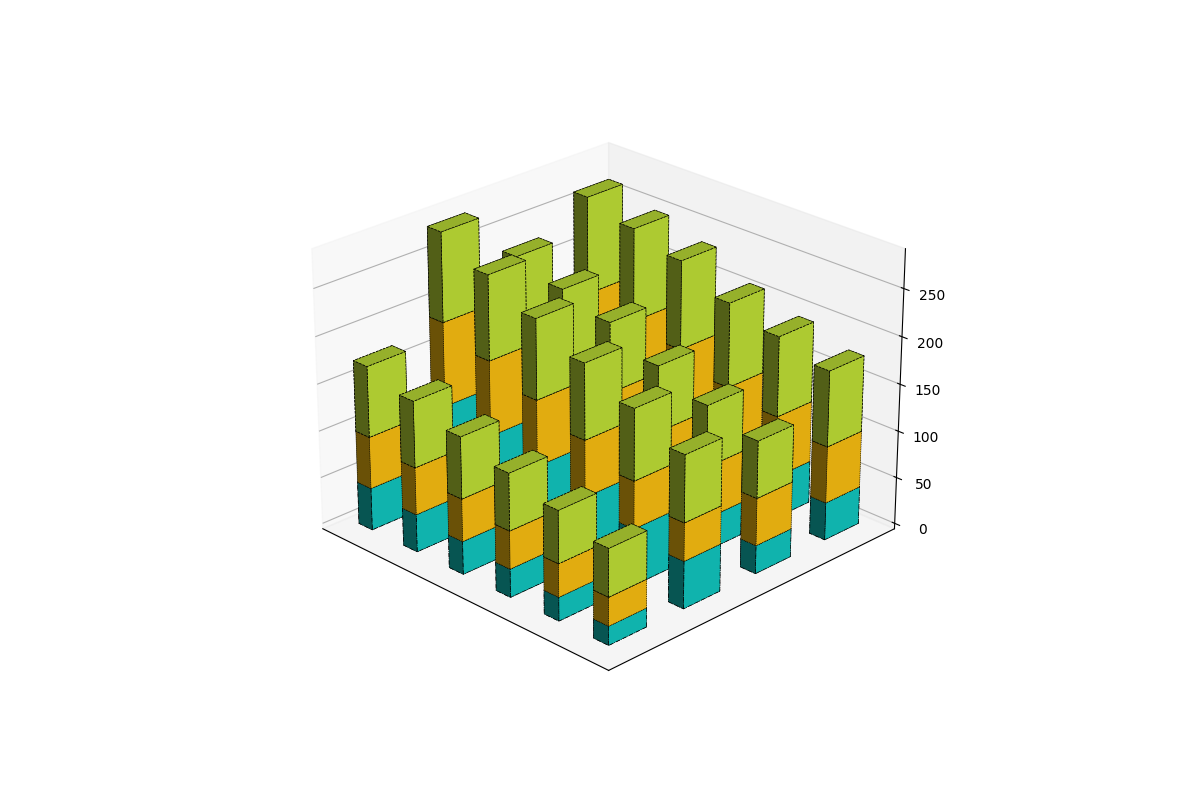

The Python source for this figure:
import matplotlib.pyplot as plt
import numpy as np

years = np.array([2020, 2021, 2022, 2023, 2024, 2025])
regions = ['North America', 'Europe', 'Asia', 'South America']

solar = np.array([
    [40, 45, 50, 60, 65, 70],
    [30, 35, 40, 50, 55, 60],
    [50, 60, 70, 80, 90, 100],
    [20, 25, 30, 35, 40, 45]
])

wind = np.array([
    [60, 65, 70, 80, 85, 90],
    [50, 55, 65, 75, 80, 85],
    [40, 50, 60, 70, 80, 90],
    [30, 35, 40, 45, 50, 55]
])

hydro = np.array([
    [80, 85, 90, 95, 100, 105],
    [60, 65, 70, 75, 80, 85],
    [70, 75, 80, 85, 90, 95],
    [50, 55, 60, 65, 70, 75]
])

fig = plt.figure(figsize=(12, 8))
ax = fig.add_subplot(111, projection='3d')

bar_width = 0.3
bar_depth = 0.5
colors = ['#12CBC4', '#FFC312', '#C4E538']  # Shuffled color assignments

for i, region in enumerate(regions):
    x_positions = np.arange(len(years))
    ax.bar3d(x_positions, i, np.zeros_like(years), bar_width, bar_depth, solar[i], color=colors[0], edgecolor='black', linewidth=0.5, linestyle='-.')
    ax.bar3d(x_positions, i, solar[i], bar_width, bar_depth, wind[i], color=colors[1], edgecolor='black', linewidth=0.5, linestyle=':')
    ax.bar3d(x_positions, i, solar[i] + wind[i], bar_width, bar_depth, hydro[i], color=colors[2], edgecolor='black', linewidth=0.5, linestyle='--')

ax.set_xlabel('')
ax.set_ylabel('')
ax.set_zlabel('')

ax.set_xticks([])
ax.set_yticks([])

ax.set_title('')

ax.grid(True, which='both', linestyle='--', linewidth=0.5, alpha=0.7)
ax.spines['top'].set_linestyle('dotted')
ax.spines['top'].set_linewidth(0.8)

ax.view_init(elev=25, azim=135)

plt.subplots_adjust(left=0.1, right=0.9, top=0.9, bottom=0.1)

plt.show()
